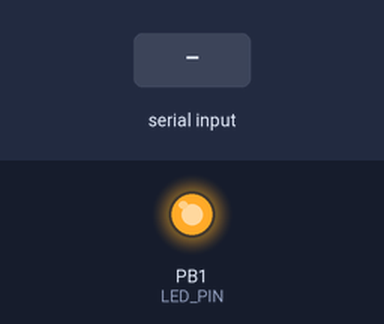
This sketch was run on a simulated ATtiny85, built with avr-gcc and run on an emulated ATtiny85. Parts: output pins drawn as LEDs (lit = HIGH). The test bench sets the inputs (shaded band). What the sketch prints to the serial monitor is not drawn.

Above: at 1.5 s.
1.6 s: "1" received over Serial
At 2.5 s:
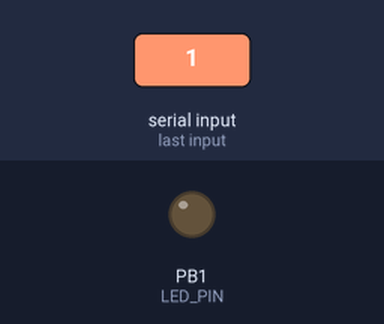
Timing chart, 0 to 4.6 s (numbered marks = the images above; inputs shaded):
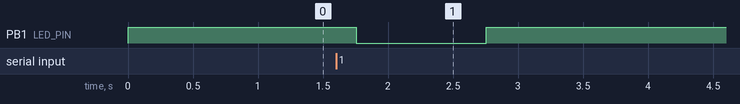

Measured:
- after the input at 1.6 s, PB1 (LED_PIN): HIGH → LOW after 0.16 s, → HIGH 1.0 s later

The sketch:

terminal.ino
```cpp
// (licence header left out)
#include"functions.h"

/*
Simple state machine for terminal controller consisting of three states
- idle
- setup
- active

* Active takes commands
*/

//Global for controller Mode
char* input;
#include"functions.h"

String taskstable[3] = {"cmd idle","cmd setup","cmd active"};
//N = Undefined | C = Command | T = telemetry
String Mode;

#define STATE 0

void setup(){
    Serial.begin(9600);	  // Serial Communication
    //if (!driver.init())
      //  Serial.println("init failed");

  //reserve 200 bytes for the inputString:
  inputString.reserve(1000);
}

void loop(){
    if(serialevent){
      //Search input string against tasks table and switch state
      uint8_t index = search(inputString,taskstable);
      Serial.println(index);
      #undef STATE
      #define STATE index
      serialevent = false;
    }

    #if STATE == 0
    //INIT - IDLE
    Serial.println("IDLE");

    //IDLE MODE = Slow Blinking
    LED_STATE(1);
    delay(250);
    LED_STATE(0);

    #endif

    #if STATE == 1
    //SETUP = Rapid Blinking
    LED_STATE(1);
    delay(50);
    LED_STATE(0);
    //Determine "Command" Mode or "Telemetry" Mode
    //prompt
    if(Mode.equals("N"){
      // Set mode
      Mode = prompt("Set Mode");
    }else{
      // Use assigned mode / Change mode

    }

    #endif

     #if STATE == 2
    //ACTIVE = Constant LED On
    LED_STATE(1);
    //
     if(Mode == "C"){
        //Route telemetry to storage

      }else if(Mode = "T" ){
        //Route telemetry to Serial

        //Send Commands if prompted
      }
     #endif
    //Serial.print(prompt());

}
```

functions.h
```cpp
// (licence header left out)
#ifndef FUNCTIONS
#define FUNCTIONS

//#include <RH_ASK.h>
//#include <SPI.h> // Not actually used but needed to compile

#define LED_PIN LED_BUILTIN
#define SILENT 0

String inputString = "";         // a String to hold incoming data
bool serialevent = false;

uint8_t outputted = false;

/*RH_ASK driver;

typedef unsigned char uint8_t;

//Function to transmit data
void transmit(const char* msg){
    driver.send((uint8_t *)msg, strlen(msg));
    driver.waitPacketSent();
}

//Function to parse received data
void receive(){
    //Buffer to hold received data
    uint8_t buf[12];
    //Length
    uint8_t buflen = sizeof(buf);
    if (driver.recv(buf, &buflen)) // Non-blocking
    {
      int i;
      // Message with a good checksum received, dump it.
      Serial.print("Data: ");
      Serial.println((char*)buf);
    }
}
*/
uint8_t search(String x, String *arr){
  for(uint8_t i = 0; i < 3;++i){
    if (x.equals(arr[i])){return i;}
  }
}

//Function to change LED state
void LED_STATE(uint8_t state){
    pinMode(LED_PIN,OUTPUT);
    switch(state){
        case 0:
        digitalWrite(LED_PIN,LOW);
        break;

        case 1:
        digitalWrite(LED_PIN,HIGH);
        break;
    }
}

//Function to read from the serial monitor
//+1 Overload
String prompt(String text){
   Serial.println(text);
    String command = Serial.readString(); //Reading the Input string from Serial port.
    return command;
}
String prompt(uint8_t x){
  inputString = Serial.readString(); //Reading the Input string from Serial port.
}

void serialEvent(){
  serialevent = true;
  prompt(SILENT);
}

void outputOnce(char* data){
    if(outputted == 0){
        Serial.println(data);
        outputted = 1;
    }else if(outputted != 0){
        //Do nothing
    }
}

void AppendToStorage(uint8_t telemetry){

}

#endif //FUNCTIONS
```
